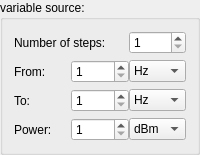
         <widget class="QGroupBox" name="groupBox_3">
          <property name="title">
           <string>variable source:</string>
          </property>
          <layout class="QVBoxLayout" name="verticalLayout_2">
           <item>
            <layout class="QHBoxLayout" name="horizontalLayout_13">
             <property name="spacing">
              <number>0</number>
             </property>
             <item>
              <widget class="QLabel" name="label_15">
               <property name="sizePolicy">
                <sizepolicy hsizetype="Preferred" vsizetype="Preferred">
                 <horstretch>2</horstretch>
                 <verstretch>0</verstretch>
                </sizepolicy>
               </property>
               <property name="text">
                <string>Number of steps:</string>
               </property>
              </widget>
             </item>
             <item>
              <widget class="QSpinBox" name="spinBox_10">
               <property name="sizePolicy">
                <sizepolicy hsizetype="Minimum" vsizetype="Fixed">
                 <horstretch>1</horstretch>
                 <verstretch>0</verstretch>
                </sizepolicy>
               </property>
               <property name="minimum">
                <number>1</number>
               </property>
               <property name="maximum">
                <number>1000</number>
               </property>
              </widget>
             </item>
            </layout>
           </item>
           <item>
            <layout class="QHBoxLayout" name="horizontalLayout_10">
             <property name="spacing">
              <number>0</number>
             </property>
             <item>
              <widget class="QLabel" name="label_12">
               <property name="sizePolicy">
                <sizepolicy hsizetype="Preferred" vsizetype="Preferred">
                 <horstretch>1</horstretch>
                 <verstretch>0</verstretch>
                </sizepolicy>
               </property>
               <property name="text">
                <string>From:</string>
               </property>
              </widget>
             </item>
             <item>
              <widget class="QSpinBox" name="spinBox_7">
               <property name="sizePolicy">
                <sizepolicy hsizetype="Preferred" vsizetype="Fixed">
                 <horstretch>1</horstretch>
                 <verstretch>0</verstretch>
                </sizepolicy>
               </property>
               <property name="minimum">
                <number>1</number>
               </property>
               <property name="maximum">
                <number>1000</number>
               </property>
              </widget>
             </item>
             <item>
              <widget class="QComboBox" name="comboBox_15">
               <property name="sizePolicy">
                <sizepolicy hsizetype="Preferred" vsizetype="Fixed">
                 <horstretch>1</horstretch>
                 <verstretch>0</verstretch>
                </sizepolicy>
               </property>
               <item>
                <property name="text">
                 <string>Hz</string>
                </property>
               </item>
               <item>
                <property name="text">
                 <string>KHz</string>
                </property>
               </item>
               <item>
                <property name="text">
                 <string>MHz</string>
                </property>
               </item>
               <item>
                <property name="text">
                 <string>GHz</string>
                </property>
               </item>
              </widget>
             </item>
            </layout>
           </item>
           <item>
            <layout class="QHBoxLayout" name="horizontalLayout_11">
             <property name="spacing">
              <number>0</number>
             </property>
             <item>
              <widget class="QLabel" name="label_13">
               <property name="sizePolicy">
                <sizepolicy hsizetype="Preferred" vsizetype="Preferred">
                 <horstretch>1</horstretch>
                 <verstretch>0</verstretch>
                </sizepolicy>
               </property>
               <property name="text">
                <string>To:</string>
               </property>
              </widget>
             </item>
             <item>
              <widget class="QSpinBox" name="spinBox_8">
               <property name="sizePolicy">
                <sizepolicy hsizetype="Preferred" vsizetype="Fixed">
                 <horstretch>1</horstretch>
                 <verstretch>0</verstretch>
                </sizepolicy>
               </property>
               <property name="minimum">
                <number>1</number>
               </property>
               <property name="maximum">
                <number>1000</number>
               </property>
              </widget>
             </item>
             <item>
              <widget class="QComboBox" name="comboBox_8">
               <property name="sizePolicy">
                <sizepolicy hsizetype="Preferred" vsizetype="Fixed">
                 <horstretch>1</horstretch>
                 <verstretch>0</verstretch>
                </sizepolicy>
               </property>
               <item>
                <property name="text">
                 <string>Hz</string>
                </property>
               </item>
               <item>
                <property name="text">
                 <string>KHz</string>
                </property>
               </item>
               <item>
                <property name="text">
                 <string>MHz</string>
                </property>
               </item>
               <item>
                <property name="text">
                 <string>GHz</string>
                </property>
               </item>
              </widget>
             </item>
            </layout>
           </item>
           <item>
            <layout class="QHBoxLayout" name="horizontalLayout_12">
             <property name="spacing">
              <number>0</number>
             </property>
             <item>
              <widget class="QLabel" name="label_14">
               <property name="sizePolicy">
                <sizepolicy hsizetype="Preferred" vsizetype="Preferred">
                 <horstretch>1</horstretch>
                 <verstretch>0</verstretch>
                </sizepolicy>
               </property>
               <property name="text">
                <string>Power:</string>
               </property>
              </widget>
             </item>
             <item>
              <widget class="QSpinBox" name="spinBox_9">
               <property name="sizePolicy">
                <sizepolicy hsizetype="Preferred" vsizetype="Fixed">
                 <horstretch>1</horstretch>
                 <verstretch>0</verstretch>
                </sizepolicy>
               </property>
               <property name="minimum">
                <number>1</number>
               </property>
               <property name="maximum">
                <number>1000</number>
               </property>
              </widget>
             </item>
             <item>
              <widget class="QComboBox" name="comboBox_17">
               <property name="sizePolicy">
                <sizepolicy hsizetype="Preferred" vsizetype="Fixed">
                 <horstretch>1</horstretch>
                 <verstretch>0</verstretch>
                </sizepolicy>
               </property>
               <property name="maximumSize">
                <size>
                 <width>16777215</width>
                 <height>16777215</height>
                </size>
               </property>
               <item>
                <property name="text">
                 <string>dBm</string>
                </property>
               </item>
              </widget>
             </item>
            </layout>
           </item>
          </layout>
         </widget>
